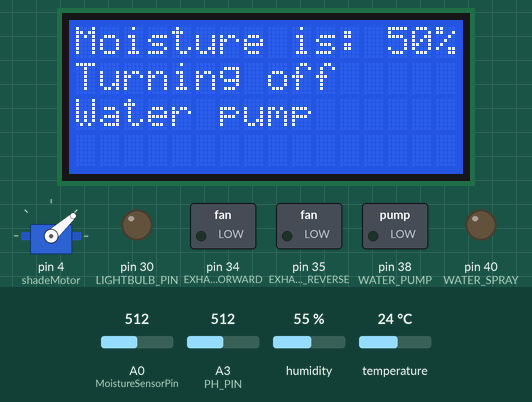
The sketch below on a simulated Arduino Mega 2560, built with avr-gcc and run on an emulated ATmega2560. Shown: 16×4 character LCD, servo, switched loads named in the sketch (green lamp = pin HIGH), output pins drawn as LEDs (lit = HIGH). Inputs (shaded band) come from the test bench; at power-on: temperature 24 °C, A0 (MoistureSensorPin) = 512, A3 (PH_PIN) = 512, humidity 55 %. The modem accepts every AT command (registered, SIM ready, sends succeed) and sends nothing else.

Above: at 2.02 s.
2.3 s: temperature set to 21 °C
5.3 s: temperature set to 18 °C
At 7.0 s:
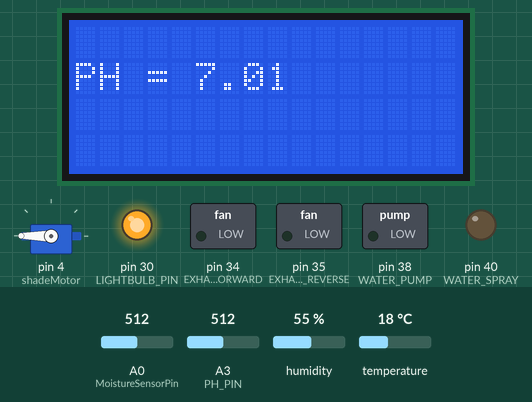
8.9 s: A0 (MoistureSensorPin) set to 214
At 9.85 s:
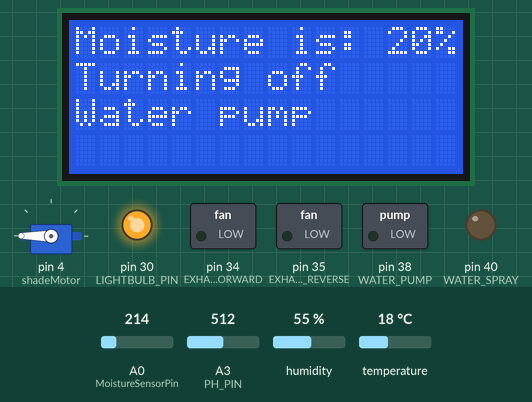
11.3 s: A0 (MoistureSensorPin) set to 186
At 12.59 s:
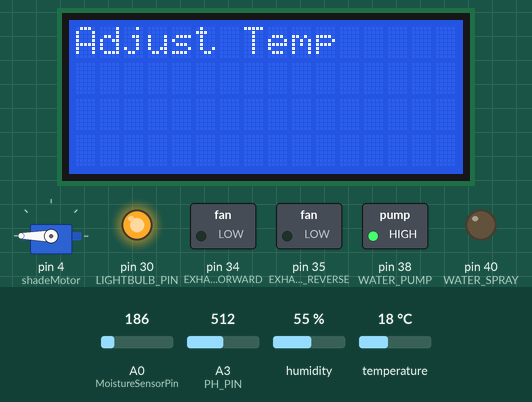
15.0 s: A0 (MoistureSensorPin) set to 716
At 16.06 s:
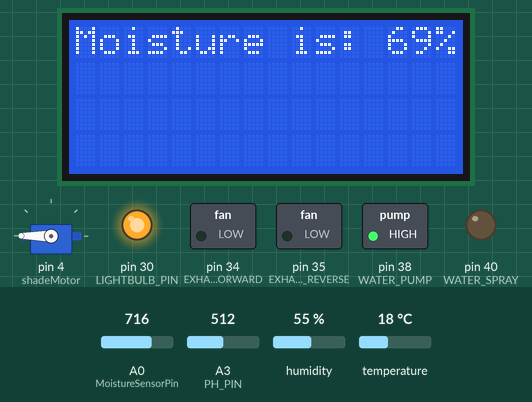
20.1 s: A3 (PH_PIN) set to 716
At 22.3 s:
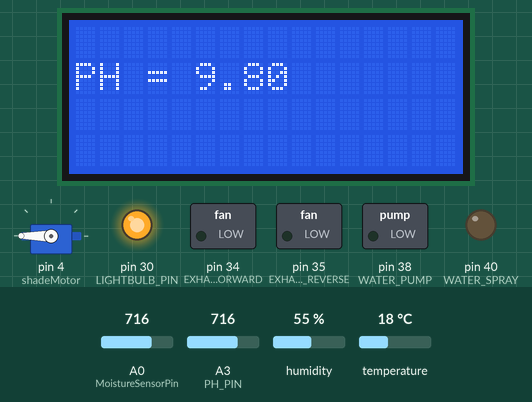
Timing chart, 0 to 23.8 s (numbered marks = the images above; inputs shaded):
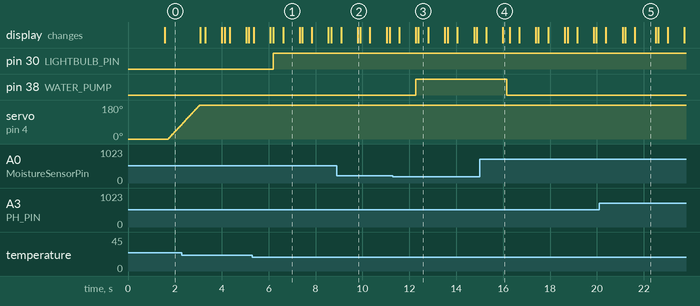

Measured:
- the behaviour switches between 20 and 19 °C on temperature (found by bisection; images 0 and 1)
- the behaviour switches between 205 and 204 on A0 (MoistureSensorPin) (found by bisection; images 2 and 3)
- after the input at 5.3 s, pin 30 (LIGHTBULB_PIN): LOW → HIGH after 0.90 s; the display: first differs from a run without the input after 0.90 s (image 1 shows a later state)
- after the input at 11.3 s, pin 38 (WATER_PUMP): LOW → HIGH after 0.98 s; the display: first differs from a run without the input after 0.98 s (image 3 shows a later state)
- after the input at 15.0 s, pin 38 (WATER_PUMP): HIGH → LOW after 1.1 s; the display: first differs from a run without the input after 0.99 s (image 4)
- what the display in image 1 shows lasts 0.7 s, from 6.6 s to 7.3 s
- what the display in image 3 shows lasts 0.4 s, from 12.4 s to 12.8 s

The sketch:

AgricultureSystem.ino
```cpp
#include <LiquidCrystal.h>
#include<SoftwareSerial.h>
#include "DHT.h"
#include<Servo.h>
#include <Adafruit_Sensor.h>

SoftwareSerial mySerial(9,10);

#define LIGHTBULB_PIN 30
#define MoistureSensorPin A0
#define PH_PIN A3
#define DHTPIN 7
#define DHTTYPE DHT11
DHT dht(DHTPIN,DHTTYPE);
#define WATER_PUMP 38
#define WATER_SPRAY 40
#define EXHAUST_FAN_FORWARD 34
#define EXHAUST_FAN_REVERSE 35

// LiquidCrystal(rs, enable, d4, d5, d6, d7)
LiquidCrystal lcd(26, 27, 22, 23, 24, 25);
Servo shadeMotor;
// initially shade is closed
int pos = 0; // variable to store the servo position
bool isShadeOpen = false;
// for sending message using GSM
bool isPhLowMessageSent = false;
bool isPhHighMessageSent = false;
bool isOverSaturatedMessageSent = false;
String crop;
void setup() {
  lcd.begin(16,4);
  mySerial.begin(9600); // Baud rate for GSM module
  Serial1.begin(9600); // Baud rate for Serial monitor
  dht.begin();
  shadeMotor.attach(4); // servo for Shade on pin 4
  shadeMotor.write(0);
  Serial1.println("Crop:");

  crop=Serial1.readString();
  pinMode(LIGHTBULB_PIN, OUTPUT); // setting output pin for light bulbs
  pinMode(A2,INPUT);
  pinMode(PH_PIN,INPUT);

  // initializing pinMode for Exhaust Fan
  pinMode(EXHAUST_FAN_FORWARD, OUTPUT);
  pinMode(EXHAUST_FAN_REVERSE, OUTPUT);

  // initializing pinMode for Water pump & sprayer
  pinMode(WATER_PUMP,OUTPUT);
  pinMode(WATER_SPRAY,OUTPUT);
  turn_off_waterPump();
  turn_off_waterSpray();

  mySerial.begin(9600);   // Setting the baud rate of GSM Module
  Serial.begin(9600);    // Setting the baud rate of Serial Monitor (Arduino)
}

void loop() {
  delay(500);
  int moistureSensorValue = analogRead(MoistureSensorPin);
  int moistureValuePercent = map(moistureSensorValue,0,1023,0,100); // range 1-100%
  float moistureSensorVolts = analogRead(MoistureSensorPin)*0.0048828125;

  // Checking moisture condition in %
  check_moisture(moistureValuePercent);

  float humidityValue = dht.readHumidity();
  float temperatureValue = dht.readTemperature();
  if (isnan(temperatureValue)) {
    Serial1.println("Failed to read from DHT sensor!");
  }
  float phValue = analogRead(PH_PIN);
  phValue = (phValue/1023)*14;

  bool adjusting_temperature = check_temperature(temperatureValue);
  check_humidity(humidityValue,adjusting_temperature);
  check_ph(phValue);
}

// Adding delay
void add_delay(){
  delay(200);
}
//For GSM message
void sms_ph_high()
{
  if(!isPhHighMessageSent){
    isPhHighMessageSent = true;
    mySerial.println("Warning:PH of too high");
    mySerial.println("Use sulfur, aluminum sulfate or sulfuric acid");
    mySerial.println(crop);
    delay(100);
    mySerial.println((char)26);
  }
}
void sms_ph_low()
{
  if(!isPhLowMessageSent){
    isPhLowMessageSent = true;
    mySerial.println("Warning:PH of too low");
    mySerial.println("Use dolomite lime, baking soda");
    delay(100);
    mySerial.println((char)26);
  }
}
void sms_oversaturation()
{
  if(!isOverSaturatedMessageSent){
    isOverSaturatedMessageSent = true;
    mySerial.println("Warning:Oversaturation- Please improve drainage system");
    delay(100);
    mySerial.println((char)26);
  }
}

void exhaust_fan_air_in(){
  digitalWrite(EXHAUST_FAN_FORWARD, HIGH);
  digitalWrite(EXHAUST_FAN_REVERSE, LOW);
}
void exhaust_fan_air_out(){
  digitalWrite(EXHAUST_FAN_FORWARD, LOW);
  digitalWrite(EXHAUST_FAN_REVERSE, HIGH);
}
void exhaust_fan_stop(){
  digitalWrite(EXHAUST_FAN_FORWARD, LOW);
  digitalWrite(EXHAUST_FAN_REVERSE, LOW);
}
void light_bulb_on(){
  digitalWrite(LIGHTBULB_PIN, HIGH);
}
void light_bulb_off(){
  digitalWrite(LIGHTBULB_PIN, LOW);
}
void turn_off_waterPump() {
  digitalWrite(WATER_PUMP, LOW);
}
void turn_on_waterPump() {
  digitalWrite(WATER_PUMP, HIGH);
}
void turn_off_waterSpray() {
  digitalWrite(WATER_SPRAY, LOW);
}
void turn_on_waterSpray() {
  digitalWrite(WATER_SPRAY, HIGH);
}
void close_shade() {
  for (; pos >= 0; pos=pos-2) {
    shadeMotor.write(pos);
    delay(15);
  }
}
// Open roof shade, pos has to be 180
void open_shade() {
  for (; pos <= 180; pos=pos+2) {
    shadeMotor.write(pos);
    delay(15);
  }
}

void print_moistureValue(int value) {
  lcd.clear();
  lcd.print("Moisture is: ");
  lcd.print(value);
  lcd.print("%");
}
void check_moisture(int value) {
  if(value < 20) {
    isOverSaturatedMessageSent = false;
    print_moistureValue(value);
    lcd.setCursor(0,1);
    lcd.print("Need irrigation!");
    lcd.setCursor(0,2);
    lcd.print("Turning on");
    lcd.setCursor(0,3);
    lcd.print("Water pump");
    turn_on_waterPump();
  } else if(value >=20 && value <= 60) {
    isOverSaturatedMessageSent = false;
    print_moistureValue(value);
    lcd.setCursor(0,1);
    lcd.print("Turning off");
    lcd.setCursor(0,2);
    lcd.print("Water pump");
    turn_off_waterPump();
  } else {
    // Notify user about Over saturation using GSM
    print_moistureValue(value);
    sms_oversaturation();
    turn_off_waterPump();
  }
  delay(100);
}

void check_ph(float phValue){
  //5.5-6.5 for optimal plant growth
  lcd.clear();
  lcd.setCursor(0,1);
  lcd.print(String("PH = ") + String(phValue));
  lcd.setCursor(0,2);
  if(phValue > 8){
     isPhLowMessageSent = false;
     sms_ph_high();


  }
  else if(phValue > 7.5){
    if(crop.equals("asparagus") || crop.equals("garlic") || crop.equals("beans")){
      isPhHighMessageSent = false;
      isPhLowMessageSent = false;
      mySerial.println("Stable ph");
      mySerial.println(crop);
    }
    else{
      isPhLowMessageSent = false;
      sms_ph_high();
    }
  }
  else if(phValue < 6.5 && phValue>=5.5){
    if(crop.equals("rice") || crop.equals("mango") || crop.equals("cashew")){
      isPhHighMessageSent = false;
      isPhLowMessageSent = false;
      mySerial.println("Stable ph");
    }
    else{
      isPhHighMessageSent = false;
      sms_ph_low();
    }
  }
  else if(phValue < 5.5){
     isPhHighMessageSent = false;
     sms_ph_low();

  }
  else {
    // pH is normal
    isPhHighMessageSent = false;
    isPhLowMessageSent = false;
    mySerial.println("Stable ph");
  }
  add_delay();
}

void check_humidity(float humidityValue, bool adjusting_temperature){
  //60-80% humidity for optimal plant growth
  if(adjusting_temperature){
    lcd.clear();
    lcd.setCursor(0,0);
    lcd.print("Adjust Temp");
    add_delay();
    add_delay();
    return;
  }

  lcd.clear();
  lcd.setCursor(0,0);
  lcd.print(String("Hum = ") + String(humidityValue));
  if(humidityValue < 50){
     turn_on_waterSpray();
     exhaust_fan_stop();
  }else if(humidityValue > 80){
      exhaust_fan_air_out();
      turn_off_waterSpray();
  }else{
      exhaust_fan_stop();
      turn_off_waterSpray();
  }
  add_delay();
}

bool check_temperature(float temperatureValue){
    if(temperatureValue < 20){
      //shade open
      if(!isShadeOpen) {
        Serial1.print("Opening...");
        open_shade();
        isShadeOpen = true;
      }
      turn_off_waterSpray();
      light_bulb_on();
      exhaust_fan_stop();
      return true;
    }else if(temperatureValue > 25){
      turn_on_waterSpray();
      //shade close
      if(isShadeOpen) {
        Serial1.print("Closing...");
        close_shade();
        isShadeOpen = false;
      }
      exhaust_fan_air_in();
      light_bulb_off();
      return true;
    }else{
      //shade open
      if(!isShadeOpen) {
        Serial1.print("Opening...");
        open_shade();
        isShadeOpen = true;
      }
      turn_off_waterSpray();
      exhaust_fan_stop();
      light_bulb_off();
      return false;
    }
    add_delay();
}
```
